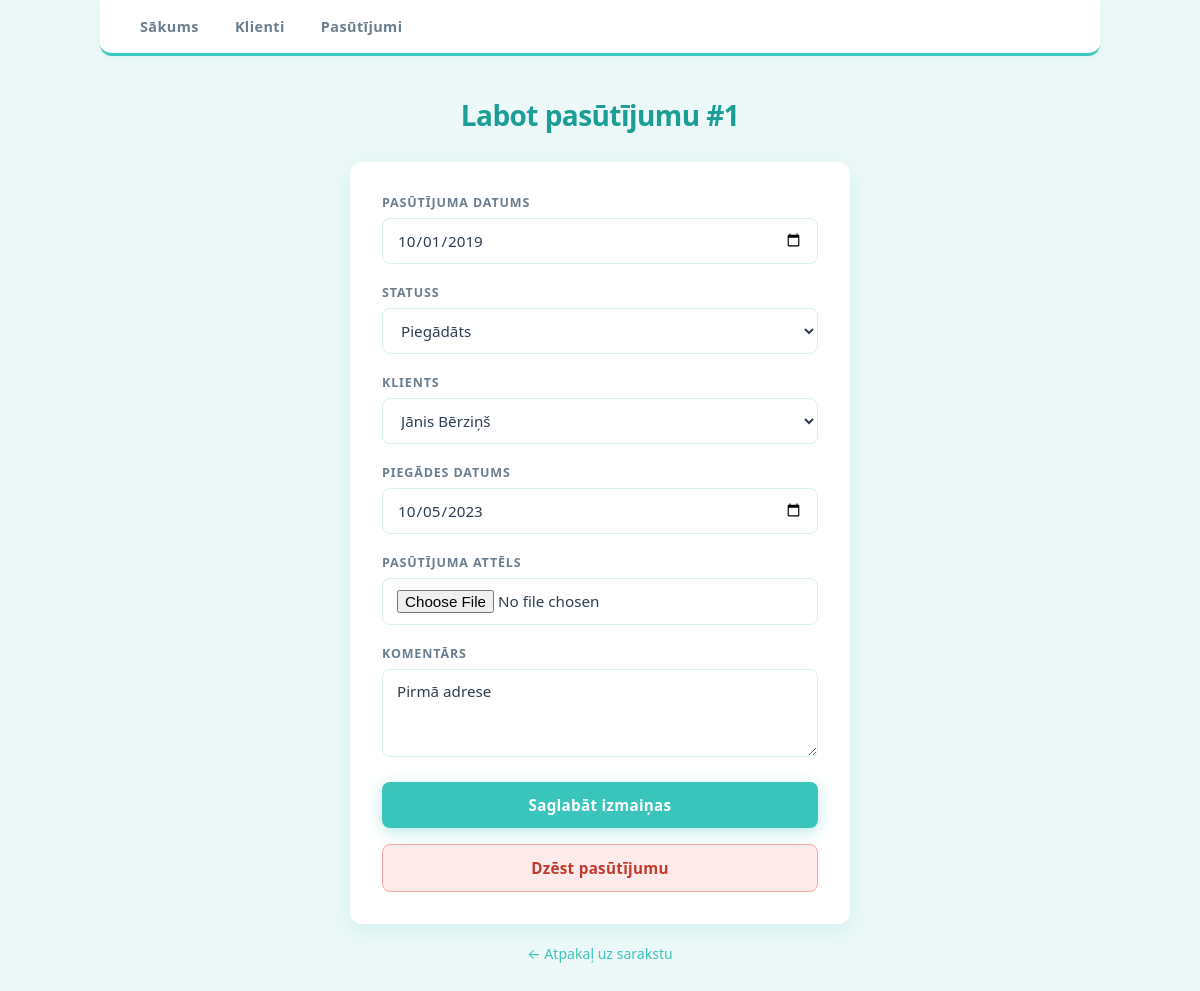
Page /orders/1/edit on the committed database.
### tables this page shows
CREATE TABLE `orders` (
  `order_id` int NOT NULL AUTO_INCREMENT,
  `order_date` date DEFAULT NULL,
  `status` enum('new','paid','delivered') DEFAULT NULL,
  `comment` text,
  `image` varchar(255) DEFAULT NULL,
  `shipping_date` date DEFAULT NULL,
  `customer_id` int DEFAULT NULL,
  PRIMARY KEY (`order_id`),
  KEY `customer_id` (`customer_id`),
  CONSTRAINT `orders_ibfk_1` FOREIGN KEY (`customer_id`) REFERENCES `customers` (`customer_id`)
);

CREATE TABLE `customers` (
  `customer_id` int NOT NULL AUTO_INCREMENT,
  `first_name` varchar(50) DEFAULT NULL,
  `last_name` varchar(50) DEFAULT NULL,
  `email` varchar(100) DEFAULT NULL,
  `birth_date` date DEFAULT NULL,
  `points` int DEFAULT NULL,
  PRIMARY KEY (`customer_id`)
);

### src/controllers/OrderController.php (called while the page is built, shortened)
<?php
require_once __DIR__ . '/../models/Order.php';
require_once __DIR__ . '/../models/Customer.php';
class OrderController {
    public static function edit(int $id) {
        $order = Order::find($id);
        $customers = Customer::all();
        require __DIR__ . '/../views/order_edit.php';
    }
}

### src/models/Order.php (called while the page is built, shortened)
<?php
class Order {
    public static function find(int $id): ?self {
        $pdo = DB::connect();
        $stmt = $pdo->prepare(
            "SELECT o.order_id AS id, o.order_date, o.status, o.comment, o.image, o.shipping_date,
                    c.first_name, c.last_name, o.customer_id
             FROM orders o
             JOIN customers c ON o.customer_id = c.customer_id
             WHERE o.order_id = ?"
        );
        $stmt->execute([$id]);
        $result = $stmt->fetchObject(self::class);
        return $result ?: null;
    }
}

### src/models/Customer.php (called while the page is built, shortened)
<?php
require_once __DIR__ . '/Order.php';
class Customer {
    public static function all(): array {
        $pdo = DB::connect();
        $stmt = $pdo->query("SELECT customer_id AS id, first_name, last_name, email, birth_date, points FROM customers");
        return $stmt->fetchAll(PDO::FETCH_CLASS, self::class);
    }
}

### src/views/order_edit.php (the view, shortened to what this page needs)
<!DOCTYPE html>
<html lang="lv">
<head>
    <link rel="stylesheet" href="/style.css">
</head>
<body>
    <?php include 'nav.php'; ?>
    <h1>Labot pasūtījumu #<?php echo htmlspecialchars($order->id); ?></h1>
    <div class="form-container">
        <form action="/orders/<?php echo $order->id; ?>/update" method="POST" enctype="multipart/form-data">
            <div class="form-group">
                <label for="order_date">Pasūtījuma datums</label>
                <input type="date" id="order_date" name="order_date" required
                       value="<?php echo htmlspecialchars($order->order_date); ?>">
            </div>
            <div class="form-group">
                <label for="status">Statuss</label>
                <select id="status" name="status" required>
                    <option value="delivered" <?php echo $order->status === 'delivered' ? 'selected' : ''; ?>>Piegādāts</option>
                </select>
            </div>
            <div class="form-group">
                <label for="customer_id">Klients</label>
                <select id="customer_id" name="customer_id" required>
                    <?php foreach ($customers as $customer): ?>
                        <option value="<?php echo $customer->id; ?>"
                            <?php echo $customer->id === $order->customer_id ? 'selected' : ''; ?>>
                            <?php echo htmlspecialchars($customer->first_name . ' ' . $customer->last_name); ?>
                        </option>
                    <?php endforeach; ?>
                </select>
            </div>
            <div class="form-group">
                <label for="shipping_date">Piegādes datums</label>
                <input type="date" id="shipping_date" name="shipping_date"
                       value="<?php echo htmlspecialchars($order->shipping_date ?? ''); ?>">
            </div>
            <div class="form-group">
                <label for="image">Pasūtījuma attēls</label>
                <input type="file" id="image" name="image" accept="image/*">
            </div>
            <div class="form-group">
                <label for="comment">Komentārs</label>
                <textarea id="comment" name="comment" rows="3"><?php echo htmlspecialchars($order->comment ?? ''); ?></textarea>
            </div>
            <button type="submit" class="btn btn-primary">Saglabāt izmaiņas</button>
        </form>
        <form action="/orders/<?php echo $order->id; ?>/delete" method="POST" style="margin-top:16px;">
            <button type="submit" class="btn btn-danger"
                    onclick="return confirm('Vai tiešām dzēst pasūtījumu #<?php echo $order->id; ?>?')">
                Dzēst pasūtījumu
            </button>
        </form>
    </div>
    <p class="back-link">
        <a href="/orders">← Atpakaļ uz sarakstu</a>
    </p>
</body>
</html>

### public/style.css (style rules this page uses)
:root { --teal: #39C5BB; --teal-dark: #1a9e96; --teal-light: #b8eae8; --teal-pale: #edf9f8; --pink: #F4AACF; --pink-light: #fde8f2; --text: #2c3e50; --muted: #6b7e8f; --border: #d8f0ee; --white: #ffffff; --shadow-sm: 0 2px 8px rgba(57, 197, 187, .10); --shadow-md: 0 6px 24px rgba(57, 197, 187, .16); --r: 12px; --r-sm: 8px; }
* { box-sizing: border-box; margin: 0; padding: 0; }
body { font-family: 'Segoe UI', system-ui, -apple-system, sans-serif; background: var(--teal-pale); color: var(--text); min-height: 100vh; display: flex; flex-direction: column; align-items: center; padding: 0 20px 48px; }
h1 { color: var(--teal-dark); font-size: 1.75rem; font-weight: 800; letter-spacing: -.02em; margin-bottom: 28px; }
.form-container { width: 100%; max-width: 500px; background: var(--white); padding: 32px; border-radius: var(--r); box-shadow: var(--shadow-md); }
.form-group { margin-bottom: 20px; }
.form-group label { display: block; margin-bottom: 7px; font-size: .78rem; font-weight: 700; text-transform: uppercase; letter-spacing: .07em; color: var(--muted); }
.form-group input, .form-group select, .form-group textarea { width: 100%; padding: 11px 14px; border: 1.5px solid var(--border); border-radius: var(--r-sm); font-size: .95rem; font-family: inherit; color: var(--text); background: var(--white); outline: none; transition: border-color .2s, box-shadow .2s; }
.form-group textarea { resize: vertical; min-height: 88px; }
.btn { display: inline-block; padding: 10px 22px; border-radius: var(--r-sm); font-family: inherit; font-weight: 600; font-size: .88rem; text-align: center; cursor: pointer; border: none; text-decoration: none; letter-spacing: .02em; transition: transform .15s, box-shadow .15s, background .15s, color .15s; }
.btn-primary { background: var(--teal); color: var(--white); width: 100%; padding: 13px; font-size: .95rem; box-shadow: 0 4px 16px rgba(57, 197, 187, .35); }
a { color: var(--teal); text-decoration: none; }
.back-link { margin-top: 20px; font-size: .88rem; }
.btn-danger { background: #fdeaea; color: #c0392b; border: 1.5px solid #f1a9a0; width: 100%; padding: 13px; font-size: .95rem; }

### rows in the picture
orders: order_id "1", order_date "10/01/2019", status "Piegādāts", customer_id "Jānis Bērziņš", shipping_date "10/05/2023", comment "Pirmā adrese"
